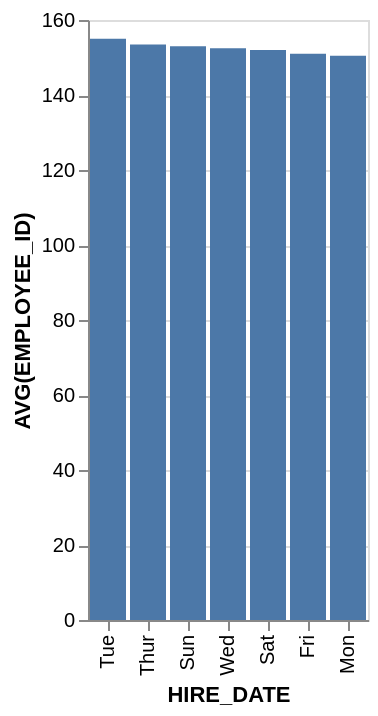

Specify this chart in Vega-Lite:
### Vega-Lite specification from a JSON file in a GitHub repository (floating-point values rounded to 4 significant figures)
{"data": {"values": [{"x_data": "Mon", "y_data": 150.5}, {"x_data": "Tue", "y_data": 155}, {"x_data": "Wed", "y_data": 152.5}, {"x_data": "Thur", "y_data": 153.5}, {"x_data": "Fri", "y_data": 151}, {"x_data": "Sat", "y_data": 152}, {"x_data": "Sun", "y_data": 153}]}, "mark": "bar", "encoding": {"x": {"field": "x_data", "type": "nominal", "title": "HIRE_DATE", "sort": {"op": "sum", "field": "y_data", "order": "descending"}}, "y": {"field": "y_data", "type": "quantitative", "title": "AVG(EMPLOYEE_ID)"}}}
